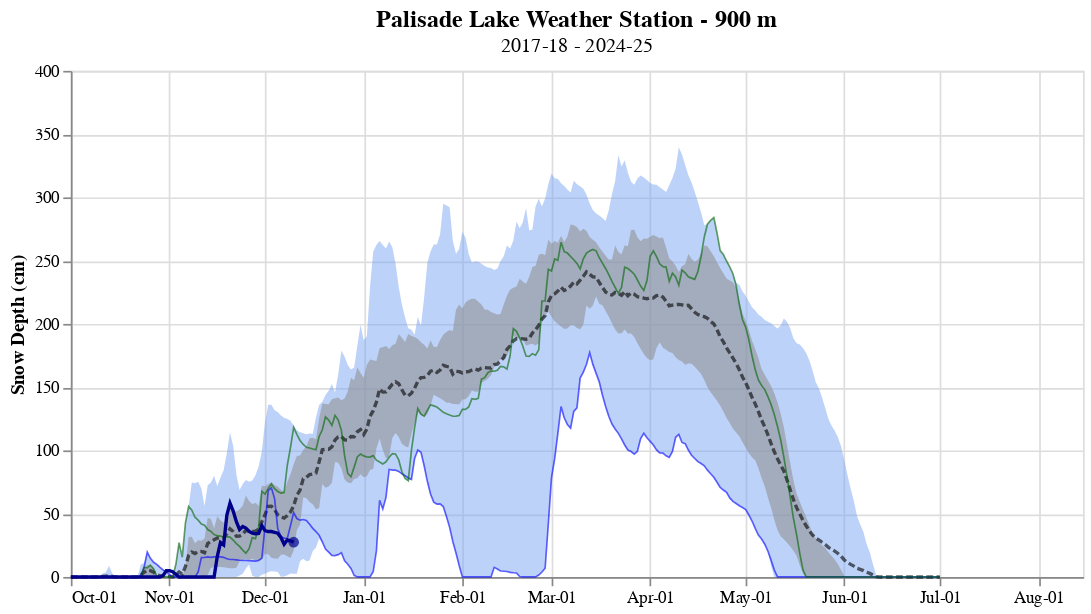

The code cell stored with this chart in its notebook:
### Code cell
alt.data_transformers.disable_max_rows()

title = alt.TitleParams(
   text='Palisade Lake Weather Station - 900 m',
   subtitle="2017-18 - 2024-25",
   anchor='middle',
   fontSize=14,
   fontWeight='bold')

area3 = alt.Chart(palisade_stats, title=title).mark_area(color='#7DA6F3', opacity=0.5).encode(
    alt.X('wtr_day_year:T', title=None,
          axis=alt.Axis(format='%b-%d', tickCount=12, labelOverlap='parity'), scale=alt.Scale(domain=['2022-10-01','2023-07-01'])),
    alt.Y('max:Q', title='Snow Depth (cm)', scale=alt.Scale(domain=[0,400])),
    alt.Y2('min:Q')
).properties(width=600, height=300)

area4 = alt.Chart(palisade_stats).mark_area(color='#919397', opacity=0.6).encode(
    alt.X('wtr_day_year:T', title=None,
          axis=alt.Axis(format='%b-%d', tickCount=12, labelOverlap='parity'), scale=alt.Scale(domain=['2022-10-01','2023-07-01'])),
    alt.Y('percentile_75th:Q'),
    alt.Y2('percentile_25th:Q')
)

pal_wmean = alt.Chart(palisade).mark_line(color= "black", opacity=0.6, strokeDash=[4, 2]).encode(
    alt.X('wtr_day_year:T', title=None,
          axis=alt.Axis(format='%b-%d', tickCount=12, labelOverlap='parity'), scale=alt.Scale(domain=['2022-10-01','2023-07-01'])),
    alt.Y('mean(depth)', title='Snow Depth (cm)'),
    tooltip=[alt.Tooltip('monthdate(date):T', title="Date"), alt.Tooltip('mean:Q', title="Mean Depth") , alt.Tooltip('wtr_day_year', title="Day of Water Year")]
)

palisade_2024 = alt.Chart(palisade[palisade['wtr_year'] == 2024]).mark_line(color= "blue", opacity=0.6, strokeWidth=1).encode(
    alt.X('wtr_day_year:T', title=None,
          axis=alt.Axis(format='%b-%d', tickCount=12, labelOverlap='parity'), scale=alt.Scale(domain=['2022-10-01','2023-07-01'])),
    alt.Y('depth', title='Snow Depth (cm)')
)

palisade_2023 = alt.Chart(palisade[palisade['wtr_year'] == 2023]).mark_line(color= "darkgreen", opacity=0.6, strokeWidth=1).encode(
    alt.X('wtr_day_year:T', title=None,
          axis=alt.Axis(format='%b-%d', tickCount=12, labelOverlap='parity'), scale=alt.Scale(domain=['2022-10-01','2023-07-01'])),
    alt.Y('depth', title='Snow Depth (cm)')
)

palisade_last = alt.Chart(pal_last).mark_circle(color= "darkblue", size=40).encode(
    alt.X('wtr_day_year:T', title=None,
          axis=alt.Axis(format='%b-%d', tickCount=12, labelOverlap='parity'), scale=alt.Scale(domain=['2022-10-01','2023-08-15'])),
    alt.Y('depth', title='Snow Depth (cm)')
)

complete_pal = area3 + area4  + pal_wmean + palisade_2024 + palisade_2023 + palisade_2025 + palisade_last
complete_pal

### Figure 1 — Vega-Lite specification as saved in the notebook (floating-point values rounded to 4 significant figures; data arrays with more than 128 entries replaced by an {"elided": "..."} marker saying what was removed)
{"config": {"view": {"continuousWidth": 300, "continuousHeight": 300}}, "layer": [{"mark": {"type": "area", "color": "#7DA6F3", "opacity": 0.5}, "encoding": {"x": {"axis": {"format": "%b-%d", "labelOverlap": "parity", "tickCount": 12}, "field": "wtr_day_year", "scale": {"domain": ["2022-10-01", "2023-07-01"]}, "title": null, "type": "temporal"}, "y": {"field": "max", "scale": {"domain": [0, 400]}, "title": "Snow Depth (cm)", "type": "quantitative"}, "y2": {"field": "min"}}, "title": {"text": "Palisade Lake Weather Station - 900 m", "anchor": "middle", "fontSize": 14, "fontWeight": "bold", "subtitle": "2017-18 - 2024-25"}}, {"mark": {"type": "area", "color": "#919397", "opacity": 0.6}, "encoding": {"x": {"axis": {"format": "%b-%d", "labelOverlap": "parity", "tickCount": 12}, "field": "wtr_day_year", "scale": {"domain": ["2022-10-01", "2023-07-01"]}, "title": null, "type": "temporal"}, "y": {"field": "percentile_75th", "type": "quantitative"}, "y2": {"field": "percentile_25th"}}}, {"data": {"name": "data-bb3807978290cf2c59d53383277a9366"}, "mark": {"type": "line", "color": "black", "opacity": 0.6, "strokeDash": [4, 2]}, "encoding": {"tooltip": [{"field": "date", "timeUnit": "monthdate", "title": "Date", "type": "temporal"}, {"field": "mean", "title": "Mean Depth", "type": "quantitative"}, {"field": "wtr_day_year", "title": "Day of Water Year", "type": "temporal"}], "x": {"axis": {"format": "%b-%d", "labelOverlap": "parity", "tickCount": 12}, "field": "wtr_day_year", "scale": {"domain": ["2022-10-01", "2023-07-01"]}, "title": null, "type": "temporal"}, "y": {"aggregate": "mean", "field": "depth", "title": "Snow Depth (cm)", "type": "quantitative"}}}, {"data": {"name": "data-bdd406c22f45039d2a161f695a2fb378"}, "mark": {"type": "line", "color": "blue", "opacity": 0.6, "strokeWidth": 1}, "encoding": {"x": {"axis": {"format": "%b-%d", "labelOverlap": "parity", "tickCount": 12}, "field": "wtr_day_year", "scale": {"domain": ["2022-10-01", "2023-07-01"]}, "title": null, "type": "temporal"}, "y": {"field": "depth", "title": "Snow Depth (cm)", "type": "quantitative"}}}, {"data": {"name": "data-7d284d6e5e4f50cde72f89582eec5948"}, "mark": {"type": "line", "color": "darkgreen", "opacity": 0.6, "strokeWidth": 1}, "encoding": {"x": {"axis": {"format": "%b-%d", "labelOverlap": "parity", "tickCount": 12}, "field": "wtr_day_year", "scale": {"domain": ["2022-10-01", "2023-07-01"]}, "title": null, "type": "temporal"}, "y": {"field": "depth", "title": "Snow Depth (cm)", "type": "quantitative"}}}, {"data": {"name": "data-64f3effea6589abf20ae346f68ca7f16"}, "mark": {"type": "line", "color": "darkblue", "strokeWidth": 2}, "encoding": {"tooltip": [{"field": "date", "timeUnit": "monthdate", "title": "Date", "type": "temporal"}, {"field": "depth", "title": "Snow Depth", "type": "quantitative"}], "x": {"axis": {"format": "%b-%d", "labelOverlap": "parity", "tickCount": 12}, "field": "wtr_day_year", "scale": {"domain": ["2022-10-01", "2023-07-01"]}, "title": null, "type": "temporal"}, "y": {"field": "depth", "type": "quantitative"}}}, {"data": {"name": "data-0eeee3508e548b4be7fa698b5b5c12b8"}, "mark": {"type": "circle", "color": "darkblue", "size": 40}, "encoding": {"x": {"axis": {"format": "%b-%d", "labelOverlap": "parity", "tickCount": 12}, "field": "wtr_day_year", "scale": {"domain": ["2022-10-01", "2023-08-15"]}, "title": null, "type": "temporal"}, "y": {"field": "depth", "title": "Snow Depth (cm)", "type": "quantitative"}}}], "data": {"name": "data-68c552f185bf407fb964d7a2ff6ff7ab"}, "height": 300, "width": 600, "$schema": "https://vega.github.io/schema/vega-lite/v5.8.0.json", "datasets": {"data-68c552f185bf407fb964d7a2ff6ff7ab": {"elided": "274 records"}, "data-bb3807978290cf2c59d53383277a9366": {"elided": "1918 records"}, "data-bdd406c22f45039d2a161f695a2fb378": {"elided": "274 records"}, "data-7d284d6e5e4f50cde72f89582eec5948": {"elided": "274 records"}, "data-64f3effea6589abf20ae346f68ca7f16": [{"date": "2024-10-01T00:00:00", "depth": 0.0, "wtr_year": 2025, "wtr_day_year": "2022-10-01T00:00:00", "year": 2024, "month": 10, "day": 1, "DOY": 275}, {"date": "2024-10-02T00:00:00", "depth": 0.0, "wtr_year": 2025, "wtr_day_year": "2022-10-02T00:00:00", "year": 2024, "month": 10, "day": 2, "DOY": 276}, {"date": "2024-10-03T00:00:00", "depth": 0.0, "wtr_year": 2025, "wtr_day_year": "2022-10-03T00:00:00", "year": 2024, "month": 10, "day": 3, "DOY": 277}, {"date": "2024-10-04T00:00:00", "depth": 0.0, "wtr_year": 2025, "wtr_day_year": "2022-10-04T00:00:00", "year": 2024, "month": 10, "day": 4, "DOY": 278}, {"date": "2024-10-05T00:00:00", "depth": 0.0, "wtr_year": 2025, "wtr_day_year": "2022-10-05T00:00:00", "year": 2024, "month": 10, "day": 5, "DOY": 279}, {"date": "2024-10-06T00:00:00", "depth": 0.0, "wtr_year": 2025, "wtr_day_year": "2022-10-06T00:00:00", "year": 2024, "month": 10, "day": 6, "DOY": 280}, {"date": "2024-10-07T00:00:00", "depth": 0.0, "wtr_year": 2025, "wtr_day_year": "2022-10-07T00:00:00", "year": 2024, "month": 10, "day": 7, "DOY": 281}, {"date": "2024-10-08T00:00:00", "depth": 0.0, "wtr_year": 2025, "wtr_day_year": "2022-10-08T00:00:00", "year": 2024, "month": 10, "day": 8, "DOY": 282}, {"date": "2024-10-09T00:00:00", "depth": 0.0, "wtr_year": 2025, "wtr_day_year": "2022-10-09T00:00:00", "year": 2024, "month": 10, "day": 9, "DOY": 283}, {"date": "2024-10-10T00:00:00", "depth": 0.0, "wtr_year": 2025, "wtr_day_year": "2022-10-10T00:00:00", "year": 2024, "month": 10, "day": 10, "DOY": 284}, {"date": "2024-10-11T00:00:00", "depth": 0.0, "wtr_year": 2025, "wtr_day_year": "2022-10-11T00:00:00", "year": 2024, "month": 10, "day": 11, "DOY": 285}, {"date": "2024-10-12T00:00:00", "depth": 0.0, "wtr_year": 2025, "wtr_day_year": "2022-10-12T00:00:00", "year": 2024, "month": 10, "day": 12, "DOY": 286}, {"date": "2024-10-13T00:00:00", "depth": 0.0, "wtr_year": 2025, "wtr_day_year": "2022-10-13T00:00:00", "year": 2024, "month": 10, "day": 13, "DOY": 287}, {"date": "2024-10-14T00:00:00", "depth": 0.0, "wtr_year": 2025, "wtr_day_year": "2022-10-14T00:00:00", "year": 2024, "month": 10, "day": 14, "DOY": 288}, {"date": "2024-10-15T00:00:00", "depth": 0.0, "wtr_year": 2025, "wtr_day_year": "2022-10-15T00:00:00", "year": 2024, "month": 10, "day": 15, "DOY": 289}, {"date": "2024-10-16T00:00:00", "depth": 0.0, "wtr_year": 2025, "wtr_day_year": "2022-10-16T00:00:00", "year": 2024, "month": 10, "day": 16, "DOY": 290}, {"date": "2024-10-17T00:00:00", "depth": 0.0, "wtr_year": 2025, "wtr_day_year": "2022-10-17T00:00:00", "year": 2024, "month": 10, "day": 17, "DOY": 291}, {"date": "2024-10-18T00:00:00", "depth": 0.0, "wtr_year": 2025, "wtr_day_year": "2022-10-18T00:00:00", "year": 2024, "month": 10, "day": 18, "DOY": 292}, {"date": "2024-10-19T00:00:00", "depth": 0.0, "wtr_year": 2025, "wtr_day_year": "2022-10-19T00:00:00", "year": 2024, "month": 10, "day": 19, "DOY": 293}, {"date": "2024-10-20T00:00:00", "depth": 0.0, "wtr_year": 2025, "wtr_day_year": "2022-10-20T00:00:00", "year": 2024, "month": 10, "day": 20, "DOY": 294}, {"date": "2024-10-21T00:00:00", "depth": 0.0, "wtr_year": 2025, "wtr_day_year": "2022-10-21T00:00:00", "year": 2024, "month": 10, "day": 21, "DOY": 295}, {"date": "2024-10-22T00:00:00", "depth": 0.0, "wtr_year": 2025, "wtr_day_year": "2022-10-22T00:00:00", "year": 2024, "month": 10, "day": 22, "DOY": 296}, {"date": "2024-10-23T00:00:00", "depth": 0.0, "wtr_year": 2025, "wtr_day_year": "2022-10-23T00:00:00", "year": 2024, "month": 10, "day": 23, "DOY": 297}, {"date": "2024-10-24T00:00:00", "depth": 0.0, "wtr_year": 2025, "wtr_day_year": "2022-10-24T00:00:00", "year": 2024, "month": 10, "day": 24, "DOY": 298}, {"date": "2024-10-25T00:00:00", "depth": 0.0, "wtr_year": 2025, "wtr_day_year": "2022-10-25T00:00:00", "year": 2024, "month": 10, "day": 25, "DOY": 299}, {"date": "2024-10-26T00:00:00", "depth": 0.0, "wtr_year": 2025, "wtr_day_year": "2022-10-26T00:00:00", "year": 2024, "month": 10, "day": 26, "DOY": 300}, {"date": "2024-10-27T00:00:00", "depth": 0.0, "wtr_year": 2025, "wtr_day_year": "2022-10-27T00:00:00", "year": 2024, "month": 10, "day": 27, "DOY": 301}, {"date": "2024-10-28T00:00:00", "depth": 0.0, "wtr_year": 2025, "wtr_day_year": "2022-10-28T00:00:00", "year": 2024, "month": 10, "day": 28, "DOY": 302}, {"date": "2024-10-29T00:00:00", "depth": 0.0, "wtr_year": 2025, "wtr_day_year": "2022-10-29T00:00:00", "year": 2024, "month": 10, "day": 29, "DOY": 303}, {"date": "2024-10-30T00:00:00", "depth": 1.2, "wtr_year": 2025, "wtr_day_year": "2022-10-30T00:00:00", "year": 2024, "month": 10, "day": 30, "DOY": 304}, {"date": "2024-10-31T00:00:00", "depth": 5.0, "wtr_year": 2025, "wtr_day_year": "2022-10-31T00:00:00", "year": 2024, "month": 10, "day": 31, "DOY": 305}, {"date": "2024-11-01T00:00:00", "depth": 4.9, "wtr_year": 2025, "wtr_day_year": "2022-11-01T00:00:00", "year": 2024, "month": 11, "day": 1, "DOY": 306}, {"date": "2024-11-02T00:00:00", "depth": 4.1, "wtr_year": 2025, "wtr_day_year": "2022-11-02T00:00:00", "year": 2024, "month": 11, "day": 2, "DOY": 307}, {"date": "2024-11-03T00:00:00", "depth": 2.0, "wtr_year": 2025, "wtr_day_year": "2022-11-03T00:00:00", "year": 2024, "month": 11, "day": 3, "DOY": 308}, {"date": "2024-11-04T00:00:00", "depth": 0.0, "wtr_year": 2025, "wtr_day_year": "2022-11-04T00:00:00", "year": 2024, "month": 11, "day": 4, "DOY": 309}, {"date": "2024-11-05T00:00:00", "depth": 0.0, "wtr_year": 2025, "wtr_day_year": "2022-11-05T00:00:00", "year": 2024, "month": 11, "day": 5, "DOY": 310}, {"date": "2024-11-06T00:00:00", "depth": 0.0, "wtr_year": 2025, "wtr_day_year": "2022-11-06T00:00:00", "year": 2024, "month": 11, "day": 6, "DOY": 311}, {"date": "2024-11-07T00:00:00", "depth": 0.0, "wtr_year": 2025, "wtr_day_year": "2022-11-07T00:00:00", "year": 2024, "month": 11, "day": 7, "DOY": 312}, {"date": "2024-11-08T00:00:00", "depth": 0.0, "wtr_year": 2025, "wtr_day_year": "2022-11-08T00:00:00", "year": 2024, "month": 11, "day": 8, "DOY": 313}, {"date": "2024-11-09T00:00:00", "depth": 0.0, "wtr_year": 2025, "wtr_day_year": "2022-11-09T00:00:00", "year": 2024, "month": 11, "day": 9, "DOY": 314}, {"date": "2024-11-10T00:00:00", "depth": 0.0, "wtr_year": 2025, "wtr_day_year": "2022-11-10T00:00:00", "year": 2024, "month": 11, "day": 10, "DOY": 315}, {"date": "2024-11-11T00:00:00", "depth": 0.0, "wtr_year": 2025, "wtr_day_year": "2022-11-11T00:00:00", "year": 2024, "month": 11, "day": 11, "DOY": 316}, {"date": "2024-11-12T00:00:00", "depth": 0.0, "wtr_year": 2025, "wtr_day_year": "2022-11-12T00:00:00", "year": 2024, "month": 11, "day": 12, "DOY": 317}, {"date": "2024-11-13T00:00:00", "depth": 0.0, "wtr_year": 2025, "wtr_day_year": "2022-11-13T00:00:00", "year": 2024, "month": 11, "day": 13, "DOY": 318}, {"date": "2024-11-14T00:00:00", "depth": 0.0, "wtr_year": 2025, "wtr_day_year": "2022-11-14T00:00:00", "year": 2024, "month": 11, "day": 14, "DOY": 319}, {"date": "2024-11-15T00:00:00", "depth": 0.0, "wtr_year": 2025, "wtr_day_year": "2022-11-15T00:00:00", "year": 2024, "month": 11, "day": 15, "DOY": 320}, {"date": "2024-11-16T00:00:00", "depth": 16.1, "wtr_year": 2025, "wtr_day_year": "2022-11-16T00:00:00", "year": 2024, "month": 11, "day": 16, "DOY": 321}, {"date": "2024-11-17T00:00:00", "depth": 27.2, "wtr_year": 2025, "wtr_day_year": "2022-11-17T00:00:00", "year": 2024, "month": 11, "day": 17, "DOY": 322}, {"date": "2024-11-18T00:00:00", "depth": 25.3, "wtr_year": 2025, "wtr_day_year": "2022-11-18T00:00:00", "year": 2024, "month": 11, "day": 18, "DOY": 323}, {"date": "2024-11-19T00:00:00", "depth": 48.8, "wtr_year": 2025, "wtr_day_year": "2022-11-19T00:00:00", "year": 2024, "month": 11, "day": 19, "DOY": 324}, {"date": "2024-11-20T00:00:00", "depth": 58.4, "wtr_year": 2025, "wtr_day_year": "2022-11-20T00:00:00", "year": 2024, "month": 11, "day": 20, "DOY": 325}, {"date": "2024-11-21T00:00:00", "depth": 52.1, "wtr_year": 2025, "wtr_day_year": "2022-11-21T00:00:00", "year": 2024, "month": 11, "day": 21, "DOY": 326}, {"date": "2024-11-22T00:00:00", "depth": 43.7, "wtr_year": 2025, "wtr_day_year": "2022-11-22T00:00:00", "year": 2024, "month": 11, "day": 22, "DOY": 327}, {"date": "2024-11-23T00:00:00", "depth": 37.5, "wtr_year": 2025, "wtr_day_year": "2022-11-23T00:00:00", "year": 2024, "month": 11, "day": 23, "DOY": 328}, {"date": "2024-11-24T00:00:00", "depth": 39.9, "wtr_year": 2025, "wtr_day_year": "2022-11-24T00:00:00", "year": 2024, "month": 11, "day": 24, "DOY": 329}, {"date": "2024-11-25T00:00:00", "depth": 38.6, "wtr_year": 2025, "wtr_day_year": "2022-11-25T00:00:00", "year": 2024, "month": 11, "day": 25, "DOY": 330}, {"date": "2024-11-26T00:00:00", "depth": 36.0, "wtr_year": 2025, "wtr_day_year": "2022-11-26T00:00:00", "year": 2024, "month": 11, "day": 26, "DOY": 331}, {"date": "2024-11-27T00:00:00", "depth": 34.7, "wtr_year": 2025, "wtr_day_year": "2022-11-27T00:00:00", "year": 2024, "month": 11, "day": 27, "DOY": 332}, {"date": "2024-11-28T00:00:00", "depth": 34.1, "wtr_year": 2025, "wtr_day_year": "2022-11-28T00:00:00", "year": 2024, "month": 11, "day": 28, "DOY": 333}, {"date": "2024-11-29T00:00:00", "depth": 34.4, "wtr_year": 2025, "wtr_day_year": "2022-11-29T00:00:00", "year": 2024, "month": 11, "day": 29, "DOY": 334}, {"date": "2024-11-30T00:00:00", "depth": 40.6, "wtr_year": 2025, "wtr_day_year": "2022-11-30T00:00:00", "year": 2024, "month": 11, "day": 30, "DOY": 335}, {"date": "2024-12-01T00:00:00", "depth": 36.6, "wtr_year": 2025, "wtr_day_year": "2022-12-01T00:00:00", "year": 2024, "month": 12, "day": 1, "DOY": 336}, {"date": "2024-12-02T00:00:00", "depth": 35.9, "wtr_year": 2025, "wtr_day_year": "2022-12-02T00:00:00", "year": 2024, "month": 12, "day": 2, "DOY": 337}, {"date": "2024-12-03T00:00:00", "depth": 35.9, "wtr_year": 2025, "wtr_day_year": "2022-12-03T00:00:00", "year": 2024, "month": 12, "day": 3, "DOY": 338}, {"date": "2024-12-04T00:00:00", "depth": 35.2, "wtr_year": 2025, "wtr_day_year": "2022-12-04T00:00:00", "year": 2024, "month": 12, "day": 4, "DOY": 339}, {"date": "2024-12-05T00:00:00", "depth": 34.6, "wtr_year": 2025, "wtr_day_year": "2022-12-05T00:00:00", "year": 2024, "month": 12, "day": 5, "DOY": 340}, {"date": "2024-12-06T00:00:00", "depth": 31.2, "wtr_year": 2025, "wtr_day_year": "2022-12-06T00:00:00", "year": 2024, "month": 12, "day": 6, "DOY": 341}, {"date": "2024-12-07T00:00:00", "depth": 25.9, "wtr_year": 2025, "wtr_day_year": "2022-12-07T00:00:00", "year": 2024, "month": 12, "day": 7, "DOY": 342}, {"date": "2024-12-08T00:00:00", "depth": 29.3, "wtr_year": 2025, "wtr_day_year": "2022-12-08T00:00:00", "year": 2024, "month": 12, "day": 8, "DOY": 343}, {"date": "2024-12-09T00:00:00", "depth": 28.6, "wtr_year": 2025, "wtr_day_year": "2022-12-09T00:00:00", "year": 2024, "month": 12, "day": 9, "DOY": 344}, {"date": "2024-12-10T00:00:00", "depth": 27.5, "wtr_year": 2025, "wtr_day_year": "2022-12-10T00:00:00", "year": 2024, "month": 12, "day": 10, "DOY": 345}], "data-0eeee3508e548b4be7fa698b5b5c12b8": [{"date": "2024-12-10T00:00:00", "depth": 27.5, "wtr_year": 2025, "wtr_day_year": "2022-12-10T00:00:00", "year": 2024, "month": 12, "day": 10, "DOY": 345}]}}
